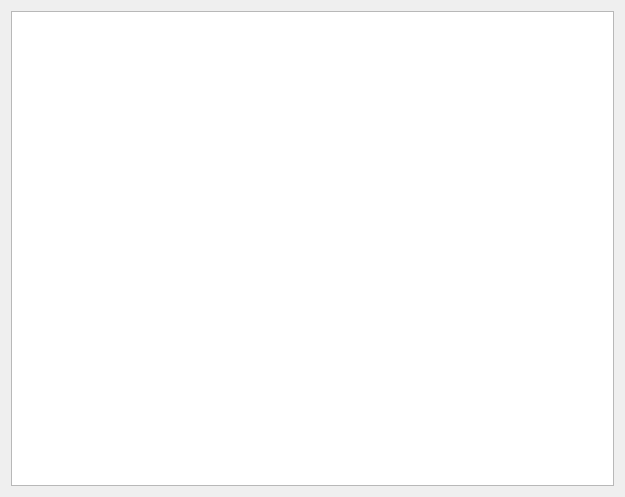
<?xml version="1.0" encoding="UTF-8"?>
<ui version="4.0">
 <class>Form</class>
 <widget class="QWidget" name="Form">
  <property name="geometry">
   <rect>
    <x>0</x>
    <y>0</y>
    <width>625</width>
    <height>497</height>
   </rect>
  </property>
  <property name="windowTitle">
   <string>Form</string>
  </property>
  <layout class="QGridLayout" name="gridLayout">
   <item row="0" column="0">
    <widget class="QTableWidget" name="Dump"/>
   </item>
  </layout>
 </widget>
 <resources/>
 <connections/>
</ui>
